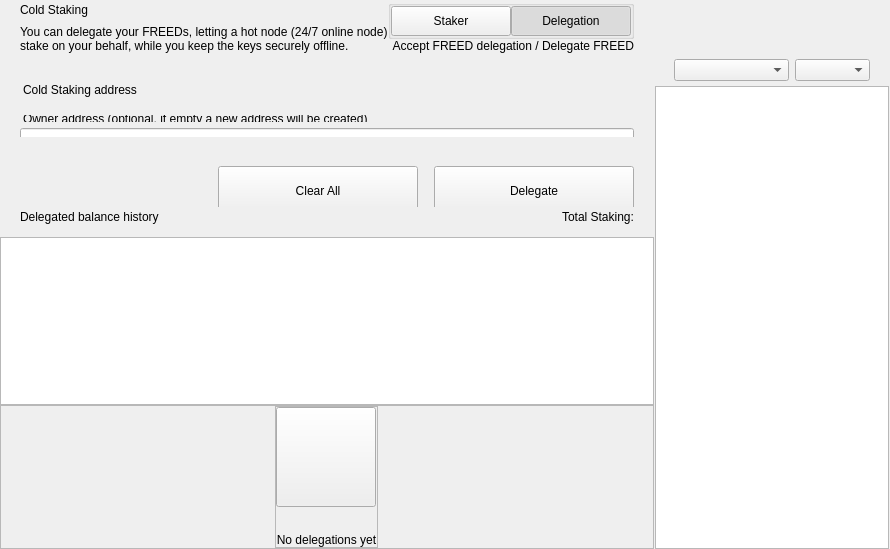
<?xml version="1.0" encoding="UTF-8"?>
<ui version="4.0">
 <class>ColdStakingWidget</class>
 <widget class="QWidget" name="ColdStakingWidget">
  <property name="geometry">
   <rect>
    <x>0</x>
    <y>0</y>
    <width>629</width>
    <height>549</height>
   </rect>
  </property>
  <property name="windowTitle">
   <string>Form</string>
  </property>
  <layout class="QHBoxLayout" name="horizontalLayout_1" stretch="2,1">
   <property name="spacing">
    <number>0</number>
   </property>
   <property name="leftMargin">
    <number>0</number>
   </property>
   <property name="topMargin">
    <number>0</number>
   </property>
   <property name="rightMargin">
    <number>0</number>
   </property>
   <property name="bottomMargin">
    <number>0</number>
   </property>
   <item>
    <widget class="QWidget" name="left" native="true">
     <layout class="QVBoxLayout" name="verticalLayout_3">
      <property name="leftMargin">
       <number>0</number>
      </property>
      <property name="topMargin">
       <number>0</number>
      </property>
      <property name="rightMargin">
       <number>0</number>
      </property>
      <property name="bottomMargin">
       <number>0</number>
      </property>
      <item>
       <layout class="QVBoxLayout" name="verticalLayout_2">
        <property name="spacing">
         <number>0</number>
        </property>
        <item>
         <layout class="QVBoxLayout" name="verticalLayoutTop">
          <property name="spacing">
           <number>0</number>
          </property>
          <property name="leftMargin">
           <number>0</number>
          </property>
          <property name="rightMargin">
           <number>0</number>
          </property>
          <item>
           <widget class="QWidget" name="containerTitle" native="true">
            <property name="sizePolicy">
             <sizepolicy hsizetype="Preferred" vsizetype="Minimum">
              <horstretch>0</horstretch>
              <verstretch>0</verstretch>
             </sizepolicy>
            </property>
            <property name="maximumSize">
             <size>
              <width>16777215</width>
              <height>100</height>
             </size>
            </property>
            <layout class="QHBoxLayout" name="containerTitleLayout">
             <property name="spacing">
              <number>0</number>
             </property>
             <property name="leftMargin">
              <number>20</number>
             </property>
             <property name="topMargin">
              <number>0</number>
             </property>
             <property name="rightMargin">
              <number>20</number>
             </property>
             <property name="bottomMargin">
              <number>0</number>
             </property>
             <item>
              <layout class="QVBoxLayout" name="verticalLayout11">
               <property name="spacing">
                <number>5</number>
               </property>
               <item>
                <widget class="QLabel" name="labelTitle">
                 <property name="text">
                  <string>Cold Staking</string>
                 </property>
                </widget>
               </item>
               <item>
                <widget class="QLabel" name="labelSubtitle1">
                 <property name="maximumSize">
                  <size>
                   <width>16777215</width>
                   <height>16777215</height>
                  </size>
                 </property>
                 <property name="text">
                  <string>You can delegate your FREEDs, letting a hot node (24/7 online node)
stake on your behalf, while you keep the keys securely offline.</string>
                 </property>
                </widget>
               </item>
              </layout>
             </item>
             <item>
              <spacer name="horizontalSpacer">
               <property name="orientation">
                <enum>Qt::Horizontal</enum>
               </property>
               <property name="sizeHint" stdset="0">
                <size>
                 <width>40</width>
                 <height>20</height>
                </size>
               </property>
              </spacer>
             </item>
             <item>
              <widget class="QWidget" name="containerViewPrivacyChecks" native="true">
               <layout class="QVBoxLayout" name="containerPrivacyChecks">
                <property name="spacing">
                 <number>0</number>
                </property>
                <property name="leftMargin">
                 <number>0</number>
                </property>
                <property name="topMargin">
                 <number>0</number>
                </property>
                <property name="rightMargin">
                 <number>0</number>
                </property>
                <property name="bottomMargin">
                 <number>0</number>
                </property>
                <item alignment="Qt::AlignHCenter|Qt::AlignVCenter">
                 <widget class="QGroupBox" name="groupBox">
                  <property name="title">
                   <string/>
                  </property>
                  <layout class="QHBoxLayout" name="horizontalLayout_2_1">
                   <property name="spacing">
                    <number>0</number>
                   </property>
                   <property name="leftMargin">
                    <number>0</number>
                   </property>
                   <property name="topMargin">
                    <number>0</number>
                   </property>
                   <property name="rightMargin">
                    <number>0</number>
                   </property>
                   <property name="bottomMargin">
                    <number>0</number>
                   </property>
                   <item>
                    <widget class="QPushButton" name="pushLeft">
                     <property name="minimumSize">
                      <size>
                       <width>120</width>
                       <height>30</height>
                      </size>
                     </property>
                     <property name="maximumSize">
                      <size>
                       <width>120</width>
                       <height>30</height>
                      </size>
                     </property>
                     <property name="focusPolicy">
                      <enum>Qt::NoFocus</enum>
                     </property>
                     <property name="text">
                      <string>Staker</string>
                     </property>
                     <property name="checkable">
                      <bool>true</bool>
                     </property>
                     <property name="autoExclusive">
                      <bool>true</bool>
                     </property>
                    </widget>
                   </item>
                   <item>
                    <widget class="QPushButton" name="pushRight">
                     <property name="minimumSize">
                      <size>
                       <width>120</width>
                       <height>30</height>
                      </size>
                     </property>
                     <property name="maximumSize">
                      <size>
                       <width>120</width>
                       <height>30</height>
                      </size>
                     </property>
                     <property name="focusPolicy">
                      <enum>Qt::NoFocus</enum>
                     </property>
                     <property name="text">
                      <string>Delegation</string>
                     </property>
                     <property name="checkable">
                      <bool>true</bool>
                     </property>
                     <property name="checked">
                      <bool>true</bool>
                     </property>
                     <property name="autoExclusive">
                      <bool>true</bool>
                     </property>
                    </widget>
                   </item>
                  </layout>
                 </widget>
                </item>
                <item alignment="Qt::AlignTop">
                 <widget class="QLabel" name="labelSubtitle2">
                  <property name="text">
                   <string>Accept FREED delegation / Delegate FREED</string>
                  </property>
                  <property name="alignment">
                   <set>Qt::AlignRight|Qt::AlignTrailing|Qt::AlignVCenter</set>
                  </property>
                 </widget>
                </item>
               </layout>
              </widget>
             </item>
            </layout>
           </widget>
          </item>
          <item>
           <spacer name="verticalSpacer_2">
            <property name="orientation">
             <enum>Qt::Vertical</enum>
            </property>
            <property name="sizeType">
             <enum>QSizePolicy::Fixed</enum>
            </property>
            <property name="sizeHint" stdset="0">
             <size>
              <width>20</width>
              <height>30</height>
             </size>
            </property>
           </spacer>
          </item>
          <item>
           <widget class="QWidget" name="containerSend" native="true">
            <property name="minimumSize">
             <size>
              <width>0</width>
              <height>50</height>
             </size>
            </property>
            <layout class="QVBoxLayout" name="containerSendRow">
             <property name="spacing">
              <number>6</number>
             </property>
             <property name="leftMargin">
              <number>0</number>
             </property>
             <property name="topMargin">
              <number>0</number>
             </property>
             <property name="rightMargin">
              <number>0</number>
             </property>
             <property name="bottomMargin">
              <number>0</number>
             </property>
             <item>
              <widget class="QLabel" name="labelEditTitle">
               <property name="maximumSize">
                <size>
                 <width>16777215</width>
                 <height>30</height>
                </size>
               </property>
               <property name="styleSheet">
                <string notr="true">padding-left:20px; padding-bottom:3px;</string>
               </property>
               <property name="text">
                <string>Cold Staking address</string>
               </property>
              </widget>
             </item>
             <item>
              <spacer name="verticalSpacer_6">
               <property name="orientation">
                <enum>Qt::Vertical</enum>
               </property>
               <property name="sizeType">
                <enum>QSizePolicy::Fixed</enum>
               </property>
               <property name="sizeHint" stdset="0">
                <size>
                 <width>20</width>
                 <height>9</height>
                </size>
               </property>
              </spacer>
             </item>
             <item>
              <widget class="QWidget" name="containerOwner" native="true">
               <layout class="QVBoxLayout" name="vContainerOwner">
                <property name="spacing">
                 <number>4</number>
                </property>
                <property name="leftMargin">
                 <number>20</number>
                </property>
                <property name="topMargin">
                 <number>0</number>
                </property>
                <property name="rightMargin">
                 <number>20</number>
                </property>
                <property name="bottomMargin">
                 <number>0</number>
                </property>
                <item>
                 <widget class="QLabel" name="labelSubtitleDescription">
                  <property name="maximumSize">
                   <size>
                    <width>16777215</width>
                    <height>20</height>
                   </size>
                  </property>
                  <property name="styleSheet">
                   <string notr="true">margin-bottom:2px;
                   margin-left:0.05px;
                   padding:0px;</string>
                  </property>
                  <property name="text">
                   <string>Owner address (optional, if empty a new address will be created)</string>
                  </property>
                 </widget>
                </item>
                <item>
                 <widget class="QLineEdit" name="lineEditOwnerAddress">
                  <property name="minimumSize">
                   <size>
                    <width>0</width>
                    <height>50</height>
                   </size>
                  </property>
                  <property name="maximumSize">
                   <size>
                    <width>16777215</width>
                    <height>50</height>
                   </size>
                  </property>
                  <property name="styleSheet">
                   <string notr="true"/>
                  </property>
                  <property name="placeholderText">
                   <string>Enter owner address</string>
                  </property>
                 </widget>
                </item>
               </layout>
              </widget>
             </item>
            </layout>
           </widget>
          </item>
         </layout>
        </item>
        <item>
         <spacer name="verticalSpacer_3">
          <property name="orientation">
           <enum>Qt::Vertical</enum>
          </property>
          <property name="sizeType">
           <enum>QSizePolicy::Minimum</enum>
          </property>
          <property name="sizeHint" stdset="0">
           <size>
            <width>20</width>
            <height>20</height>
           </size>
          </property>
         </spacer>
        </item>
        <item>
         <widget class="QWidget" name="containerBtn" native="true">
          <property name="minimumSize">
           <size>
            <width>0</width>
            <height>50</height>
           </size>
          </property>
          <layout class="QHBoxLayout" name="horizontalLayout">
           <property name="rightMargin">
            <number>20</number>
           </property>
           <item>
            <spacer name="horizontalSpacer_2">
             <property name="orientation">
              <enum>Qt::Horizontal</enum>
             </property>
             <property name="sizeHint" stdset="0">
              <size>
               <width>200</width>
               <height>20</height>
              </size>
             </property>
            </spacer>
           </item>
           <item>
            <layout class="QHBoxLayout" name="horizontalLayout_7">
             <item>
              <spacer name="horizontalSpacer_3">
               <property name="orientation">
                <enum>Qt::Horizontal</enum>
               </property>
               <property name="sizeType">
                <enum>QSizePolicy::Expanding</enum>
               </property>
               <property name="sizeHint" stdset="0">
                <size>
                 <width>40</width>
                 <height>20</height>
                </size>
               </property>
              </spacer>
             </item>
             <item>
              <widget class="QPushButton" name="pushButtonClear">
               <property name="minimumSize">
                <size>
                 <width>200</width>
                 <height>50</height>
                </size>
               </property>
               <property name="focusPolicy">
                <enum>Qt::NoFocus</enum>
               </property>
               <property name="text">
                <string>Clear All</string>
               </property>
              </widget>
             </item>
             <item>
              <spacer name="horizontalSpacer_4">
               <property name="orientation">
                <enum>Qt::Horizontal</enum>
               </property>
               <property name="sizeType">
                <enum>QSizePolicy::Fixed</enum>
               </property>
               <property name="sizeHint" stdset="0">
                <size>
                 <width>10</width>
                 <height>20</height>
                </size>
               </property>
              </spacer>
             </item>
             <item>
              <widget class="QPushButton" name="pushButtonSend">
               <property name="minimumSize">
                <size>
                 <width>200</width>
                 <height>50</height>
                </size>
               </property>
               <property name="maximumSize">
                <size>
                 <width>200</width>
                 <height>50</height>
                </size>
               </property>
               <property name="focusPolicy">
                <enum>Qt::NoFocus</enum>
               </property>
               <property name="text">
                <string>Delegate</string>
               </property>
              </widget>
             </item>
            </layout>
           </item>
          </layout>
         </widget>
        </item>
        <item>
         <widget class="QWidget" name="containerHistoryLabel" native="true">
          <layout class="QHBoxLayout" name="horizontalLayout_4">
           <property name="spacing">
            <number>0</number>
           </property>
           <property name="leftMargin">
            <number>20</number>
           </property>
           <property name="topMargin">
            <number>0</number>
           </property>
           <property name="rightMargin">
            <number>20</number>
           </property>
           <property name="bottomMargin">
            <number>0</number>
           </property>
           <item>
            <widget class="QWidget" name="verticalWidget" native="true">
             <property name="minimumSize">
              <size>
               <width>100</width>
               <height>0</height>
              </size>
             </property>
             <layout class="QVBoxLayout" name="verticalLayout_58">
              <property name="leftMargin">
               <number>0</number>
              </property>
              <property name="topMargin">
               <number>0</number>
              </property>
              <property name="rightMargin">
               <number>0</number>
              </property>
              <property name="bottomMargin">
               <number>0</number>
              </property>
              <item>
               <widget class="QLabel" name="labelListHistory">
                <property name="text">
                 <string>Delegated balance history</string>
                </property>
               </widget>
              </item>
             </layout>
            </widget>
           </item>
           <item>
            <spacer name="horizontalSpacer_5">
             <property name="orientation">
              <enum>Qt::Horizontal</enum>
             </property>
             <property name="sizeHint" stdset="0">
              <size>
               <width>40</width>
               <height>20</height>
              </size>
             </property>
            </spacer>
           </item>
           <item>
            <widget class="QLabel" name="labelStakingTotal">
             <property name="text">
              <string>Total Staking:</string>
             </property>
            </widget>
           </item>
          </layout>
         </widget>
        </item>
        <item>
         <layout class="QVBoxLayout" name="verticalLayout_64">
          <property name="spacing">
           <number>0</number>
          </property>
          <item>
           <spacer name="verticalSpacer_44">
            <property name="orientation">
             <enum>Qt::Vertical</enum>
            </property>
            <property name="sizeType">
             <enum>QSizePolicy::Fixed</enum>
            </property>
            <property name="sizeHint" stdset="0">
             <size>
              <width>20</width>
              <height>10</height>
             </size>
            </property>
           </spacer>
          </item>
          <item>
           <widget class="QListView" name="listView">
            <property name="enabled">
             <bool>true</bool>
            </property>
            <property name="mouseTracking">
             <bool>true</bool>
            </property>
           </widget>
          </item>
          <item>
           <widget class="QFrame" name="emptyContainer">
            <property name="minimumSize">
             <size>
              <width>0</width>
              <height>100</height>
             </size>
            </property>
            <property name="frameShape">
             <enum>QFrame::StyledPanel</enum>
            </property>
            <property name="frameShadow">
             <enum>QFrame::Raised</enum>
            </property>
            <layout class="QVBoxLayout" name="verticalLayout_71" stretch="1,8">
             <property name="spacing">
              <number>0</number>
             </property>
             <property name="leftMargin">
              <number>0</number>
             </property>
             <property name="topMargin">
              <number>0</number>
             </property>
             <property name="rightMargin">
              <number>0</number>
             </property>
             <property name="bottomMargin">
              <number>0</number>
             </property>
             <item>
              <spacer name="verticalSpacer">
               <property name="orientation">
                <enum>Qt::Vertical</enum>
               </property>
               <property name="sizeHint" stdset="0">
                <size>
                 <width>20</width>
                 <height>20</height>
                </size>
               </property>
              </spacer>
             </item>
             <item alignment="Qt::AlignHCenter|Qt::AlignVCenter">
              <widget class="QFrame" name="emptyScreen">
               <property name="sizePolicy">
                <sizepolicy hsizetype="Expanding" vsizetype="Expanding">
                 <horstretch>0</horstretch>
                 <verstretch>0</verstretch>
                </sizepolicy>
               </property>
               <property name="frameShape">
                <enum>QFrame::StyledPanel</enum>
               </property>
               <property name="frameShadow">
                <enum>QFrame::Raised</enum>
               </property>
               <layout class="QVBoxLayout" name="verticalLayout">
                <property name="spacing">
                 <number>30</number>
                </property>
                <property name="leftMargin">
                 <number>0</number>
                </property>
                <property name="topMargin">
                 <number>0</number>
                </property>
                <property name="rightMargin">
                 <number>0</number>
                </property>
                <property name="bottomMargin">
                 <number>0</number>
                </property>
                <item alignment="Qt::AlignHCenter|Qt::AlignVCenter">
                 <widget class="QPushButton" name="pushImgEmpty">
                  <property name="minimumSize">
                   <size>
                    <width>100</width>
                    <height>100</height>
                   </size>
                  </property>
                  <property name="maximumSize">
                   <size>
                    <width>100</width>
                    <height>100</height>
                   </size>
                  </property>
                  <property name="focusPolicy">
                   <enum>Qt::NoFocus</enum>
                  </property>
                  <property name="text">
                   <string/>
                  </property>
                  <property name="iconSize">
                   <size>
                    <width>100</width>
                    <height>100</height>
                   </size>
                  </property>
                 </widget>
                </item>
                <item alignment="Qt::AlignHCenter|Qt::AlignVCenter">
                 <widget class="QLabel" name="labelEmpty">
                  <property name="styleSheet">
                   <string notr="true"/>
                  </property>
                  <property name="text">
                   <string>No delegations yet</string>
                  </property>
                  <property name="alignment">
                   <set>Qt::AlignCenter</set>
                  </property>
                 </widget>
                </item>
               </layout>
              </widget>
             </item>
            </layout>
           </widget>
          </item>
         </layout>
        </item>
       </layout>
      </item>
     </layout>
    </widget>
   </item>
   <item>
    <widget class="QWidget" name="right" native="true">
     <layout class="QVBoxLayout" name="rightContainer">
      <property name="spacing">
       <number>0</number>
      </property>
      <property name="leftMargin">
       <number>1</number>
      </property>
      <property name="topMargin">
       <number>0</number>
      </property>
      <property name="rightMargin">
       <number>1</number>
      </property>
      <property name="bottomMargin">
       <number>0</number>
      </property>
      <item>
       <widget class="QWidget" name="containerRightButtons" native="true">
        <property name="minimumSize">
         <size>
          <width>0</width>
          <height>50</height>
         </size>
        </property>
        <layout class="QVBoxLayout" name="verticalLayout_4">
         <property name="leftMargin">
          <number>19</number>
         </property>
         <property name="topMargin">
          <number>0</number>
         </property>
         <property name="rightMargin">
          <number>19</number>
         </property>
         <property name="bottomMargin">
          <number>0</number>
         </property>
         <item>
          <widget class="OptionButton" name="btnCoinControl" native="true">
           <property name="minimumSize">
            <size>
             <width>0</width>
             <height>0</height>
            </size>
           </property>
          </widget>
         </item>
         <item>
          <widget class="OptionButton" name="btnColdStaking" native="true"/>
         </item>
         <item>
          <widget class="OptionButton" name="btnMyStakingAddresses" native="true">
           <property name="sizePolicy">
            <sizepolicy hsizetype="Preferred" vsizetype="Minimum">
             <horstretch>0</horstretch>
             <verstretch>0</verstretch>
            </sizepolicy>
           </property>
          </widget>
         </item>
        </layout>
       </widget>
      </item>
      <item>
       <widget class="QWidget" name="sortWidget" native="true">
        <layout class="QHBoxLayout" name="horizontalLayout_6">
         <property name="leftMargin">
          <number>19</number>
         </property>
         <property name="rightMargin">
          <number>19</number>
         </property>
         <property name="bottomMargin">
          <number>5</number>
         </property>
         <item>
          <spacer name="horizontalSpacer_6">
           <property name="orientation">
            <enum>Qt::Horizontal</enum>
           </property>
           <property name="sizeHint" stdset="0">
            <size>
             <width>40</width>
             <height>20</height>
            </size>
           </property>
          </spacer>
         </item>
         <item>
          <widget class="QComboBox" name="comboBoxSort">
           <property name="sizePolicy">
            <sizepolicy hsizetype="Preferred" vsizetype="Fixed">
             <horstretch>0</horstretch>
             <verstretch>0</verstretch>
            </sizepolicy>
           </property>
           <property name="minimumSize">
            <size>
             <width>115</width>
             <height>0</height>
            </size>
           </property>
          </widget>
         </item>
         <item>
          <widget class="QComboBox" name="comboBoxSortOrder">
           <property name="sizePolicy">
            <sizepolicy hsizetype="Preferred" vsizetype="Fixed">
             <horstretch>0</horstretch>
             <verstretch>0</verstretch>
            </sizepolicy>
           </property>
           <property name="minimumSize">
            <size>
             <width>75</width>
             <height>0</height>
            </size>
           </property>
          </widget>
         </item>
        </layout>
       </widget>
      </item>
      <item>
       <widget class="QListView" name="listViewStakingAddress">
        <property name="enabled">
         <bool>true</bool>
        </property>
        <property name="mouseTracking">
         <bool>true</bool>
        </property>
       </widget>
      </item>
     </layout>
    </widget>
   </item>
  </layout>
 </widget>
 <customwidgets>
  <customwidget>
   <class>OptionButton</class>
   <extends>QWidget</extends>
   <header>qt/freedomcoin/optionbutton.h</header>
   <container>1</container>
  </customwidget>
 </customwidgets>
 <resources/>
 <connections/>
</ui>
